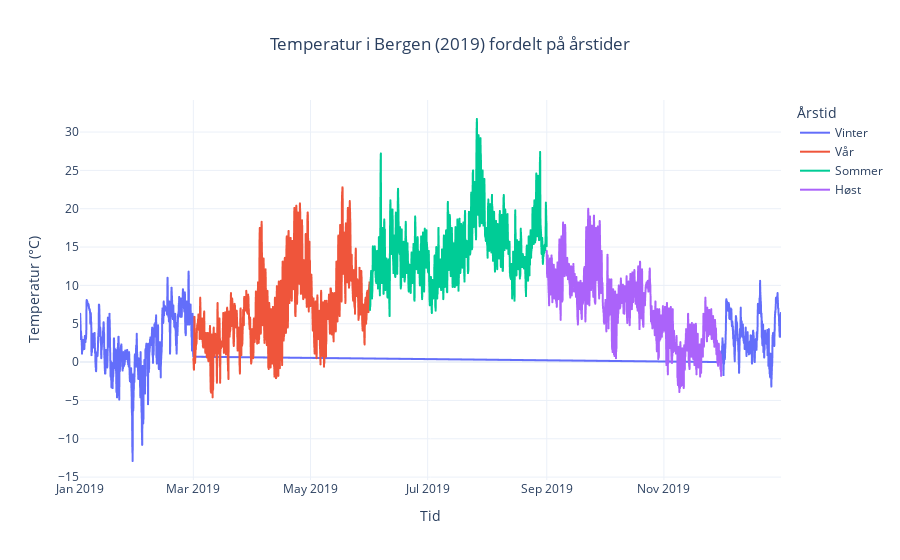

The notebook cell this image was saved under:
### Code cell
# Function to determine the season based on the month number
def finn_aarstid(mnd):
    if mnd in [12, 1, 2]:
        return "Vinter"   # Winter: December, January, February
    elif mnd in [3, 4, 5]:
        return "Vår"      # Spring: March, April, May
    elif mnd in [6, 7, 8]:
        return "Sommer"   # Summer: June, July, August
    else:
        return "Høst"     # Autumn: September, October, November

# Add month and season columns to the DataFrame
bergen["month"] = bergen["time"].dt.month           # Extract month number from datetime
bergen["season"] = bergen["month"].apply(finn_aarstid)  # Map each month to its season

# Create an interactive line chart using Plotly Express
fig = px.line(
    bergen,
    x="time",                        # X-axis: time (hourly)
    y="temperature_2m",              # Y-axis: temperature in °C
    color="season",                  # Line color by season
    title="Temperatur i Bergen (2019) fordelt på årstider",  # Chart title
    labels={
        "time": "Tid",
        "temperature_2m": "Temperatur (°C)",
        "season": "Årstid"
    }
)

# Apply clean white theme and center the title
fig.update_layout(template="plotly_white", title_x=0.5)

# Display the interactive chart
fig.show()

### Figure 1 — Plotly figure (JSON) as saved in the notebook; plotly's stock layout.template omitted (floating-point values rounded to 4 significant figures; data arrays with more than 128 entries replaced by an {"elided": "..."} marker saying what was removed)
{"data": [{"hovertemplate": "Årstid=Vinter<br>Tid=%{x}<br>Temperatur (°C)=%{y}<extra></extra>", "legendgroup": "Vinter", "line": {"color": "#636efa", "dash": "solid"}, "marker": {"symbol": "circle"}, "mode": "lines", "name": "Vinter", "showlegend": true, "type": "scattergl", "x": {"elided": "2160 str values"}, "xaxis": "x", "y": {"elided": "2160 float values"}, "yaxis": "y"}, {"hovertemplate": "Årstid=Vår<br>Tid=%{x}<br>Temperatur (°C)=%{y}<extra></extra>", "legendgroup": "Vår", "line": {"color": "#EF553B", "dash": "solid"}, "marker": {"symbol": "circle"}, "mode": "lines", "name": "Vår", "showlegend": true, "type": "scattergl", "x": {"elided": "2208 str values"}, "xaxis": "x", "y": {"elided": "2208 float values"}, "yaxis": "y"}, {"hovertemplate": "Årstid=Sommer<br>Tid=%{x}<br>Temperatur (°C)=%{y}<extra></extra>", "legendgroup": "Sommer", "line": {"color": "#00cc96", "dash": "solid"}, "marker": {"symbol": "circle"}, "mode": "lines", "name": "Sommer", "showlegend": true, "type": "scattergl", "x": {"elided": "2208 str values"}, "xaxis": "x", "y": {"elided": "2208 float values"}, "yaxis": "y"}, {"hovertemplate": "Årstid=Høst<br>Tid=%{x}<br>Temperatur (°C)=%{y}<extra></extra>", "legendgroup": "Høst", "line": {"color": "#ab63fa", "dash": "solid"}, "marker": {"symbol": "circle"}, "mode": "lines", "name": "Høst", "showlegend": true, "type": "scattergl", "x": {"elided": "2184 str values"}, "xaxis": "x", "y": {"elided": "2184 float values"}, "yaxis": "y"}], "layout": {"legend": {"title": {"text": "Årstid"}, "tracegroupgap": 0}, "title": {"text": "Temperatur i Bergen (2019) fordelt på årstider", "x": 0.5}, "xaxis": {"anchor": "y", "domain": [0, 1], "title": {"text": "Tid"}}, "yaxis": {"anchor": "x", "domain": [0, 1], "title": {"text": "Temperatur (°C)"}}}}
